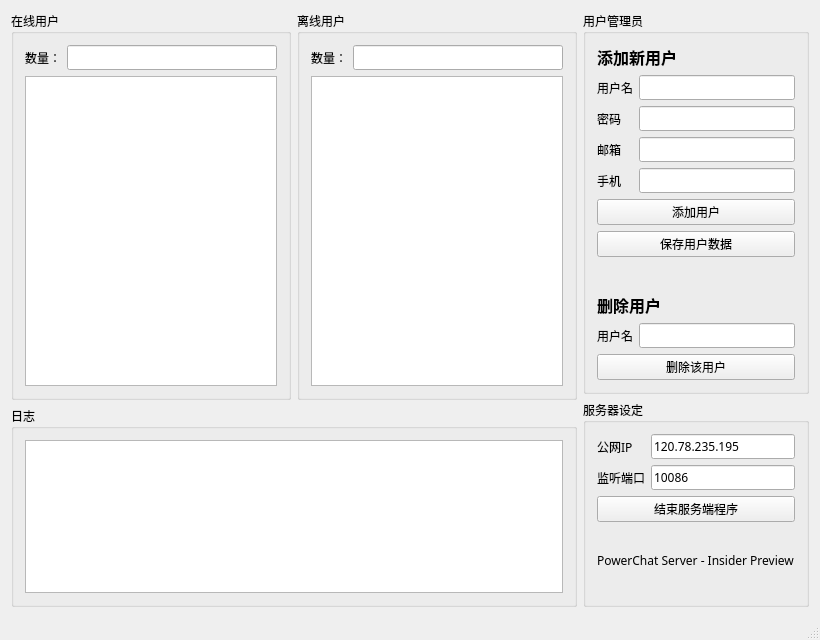
<?xml version="1.0" encoding="UTF-8"?>
<ui version="4.0">
 <class>PowerServer</class>
 <widget class="QMainWindow" name="PowerServer">
  <property name="geometry">
   <rect>
    <x>0</x>
    <y>0</y>
    <width>820</width>
    <height>640</height>
   </rect>
  </property>
  <property name="windowTitle">
   <string>PowerServer</string>
  </property>
  <widget class="QWidget" name="centralWidget">
   <layout class="QGridLayout" name="gridLayout_5">
    <item row="0" column="0" rowspan="2">
     <widget class="QGroupBox" name="groupBox_online">
      <property name="font">
       <font>
        <family>微软雅黑</family>
       </font>
      </property>
      <property name="title">
       <string>在线用户</string>
      </property>
      <layout class="QGridLayout" name="gridLayout">
       <item row="0" column="1">
        <widget class="QLineEdit" name="lineEdit_online">
         <property name="font">
          <font>
           <family>Cascadia Code</family>
          </font>
         </property>
        </widget>
       </item>
       <item row="0" column="0">
        <widget class="QLabel" name="label_online">
         <property name="font">
          <font>
           <family>微软雅黑</family>
          </font>
         </property>
         <property name="text">
          <string>数量：</string>
         </property>
        </widget>
       </item>
       <item row="1" column="0" colspan="2">
        <widget class="QTextBrowser" name="textBrowser_online">
         <property name="font">
          <font>
           <family>Cascadia Code</family>
          </font>
         </property>
        </widget>
       </item>
      </layout>
     </widget>
    </item>
    <item row="0" column="1" rowspan="2">
     <widget class="QGroupBox" name="groupBox_offline">
      <property name="font">
       <font>
        <family>微软雅黑</family>
       </font>
      </property>
      <property name="title">
       <string>离线用户</string>
      </property>
      <layout class="QGridLayout" name="gridLayout_2">
       <item row="0" column="0">
        <widget class="QLabel" name="label_offline">
         <property name="font">
          <font>
           <family>微软雅黑</family>
          </font>
         </property>
         <property name="text">
          <string>数量：</string>
         </property>
        </widget>
       </item>
       <item row="0" column="1">
        <widget class="QLineEdit" name="lineEdit_offline">
         <property name="font">
          <font>
           <family>Cascadia Code</family>
          </font>
         </property>
        </widget>
       </item>
       <item row="1" column="0" colspan="2">
        <widget class="QTextBrowser" name="textBrowser_offline">
         <property name="font">
          <font>
           <family>Cascadia Code</family>
          </font>
         </property>
        </widget>
       </item>
      </layout>
     </widget>
    </item>
    <item row="1" column="2" rowspan="2">
     <widget class="QGroupBox" name="groupBox_settings">
      <property name="font">
       <font>
        <family>微软雅黑</family>
       </font>
      </property>
      <property name="title">
       <string>服务器设定</string>
      </property>
      <layout class="QGridLayout" name="gridLayout_6">
       <item row="0" column="0">
        <widget class="QLabel" name="label_IP">
         <property name="font">
          <font>
           <family>微软雅黑</family>
          </font>
         </property>
         <property name="text">
          <string>公网IP</string>
         </property>
        </widget>
       </item>
       <item row="1" column="1">
        <widget class="QLineEdit" name="lineEdit_port">
         <property name="font">
          <font>
           <family>Cascadia Code</family>
          </font>
         </property>
         <property name="text">
          <string>10086</string>
         </property>
        </widget>
       </item>
       <item row="2" column="0" colspan="2">
        <widget class="QPushButton" name="btn_quit">
         <property name="font">
          <font>
           <family>微软雅黑</family>
          </font>
         </property>
         <property name="text">
          <string>结束服务端程序</string>
         </property>
        </widget>
       </item>
       <item row="1" column="0">
        <widget class="QLabel" name="label_port">
         <property name="font">
          <font>
           <family>微软雅黑</family>
          </font>
         </property>
         <property name="text">
          <string>监听端口</string>
         </property>
        </widget>
       </item>
       <item row="3" column="0" colspan="2">
        <widget class="QLabel" name="label_about">
         <property name="font">
          <font>
           <family>Cascadia Code</family>
          </font>
         </property>
         <property name="text">
          <string>PowerChat Server - Insider Preview</string>
         </property>
        </widget>
       </item>
       <item row="0" column="1">
        <widget class="QLineEdit" name="lineEdit_IP">
         <property name="font">
          <font>
           <family>Cascadia Code</family>
          </font>
         </property>
         <property name="text">
          <string>120.78.235.195</string>
         </property>
        </widget>
       </item>
      </layout>
     </widget>
    </item>
    <item row="2" column="0" colspan="2">
     <widget class="QGroupBox" name="groupBox_log">
      <property name="font">
       <font>
        <family>微软雅黑</family>
       </font>
      </property>
      <property name="title">
       <string>日志</string>
      </property>
      <layout class="QGridLayout" name="gridLayout_3">
       <item row="0" column="0">
        <widget class="QTextBrowser" name="textBrowser_log">
         <property name="font">
          <font>
           <family>Cascadia Code</family>
          </font>
         </property>
        </widget>
       </item>
      </layout>
     </widget>
    </item>
    <item row="0" column="2">
     <widget class="QGroupBox" name="groupBox_admin">
      <property name="font">
       <font>
        <family>微软雅黑</family>
       </font>
      </property>
      <property name="title">
       <string>用户管理员</string>
      </property>
      <layout class="QGridLayout" name="gridLayout_4">
       <item row="9" column="0">
        <spacer name="verticalSpacer">
         <property name="font">
          <font>
           <family>微软雅黑</family>
          </font>
         </property>
         <property name="orientation">
          <enum>Qt::Vertical</enum>
         </property>
         <property name="sizeHint" stdset="0">
          <size>
           <width>20</width>
           <height>70</height>
          </size>
         </property>
        </spacer>
       </item>
       <item row="7" column="0" colspan="2">
        <widget class="QPushButton" name="btn_addUser">
         <property name="font">
          <font>
           <family>微软雅黑</family>
          </font>
         </property>
         <property name="text">
          <string>添加用户</string>
         </property>
        </widget>
       </item>
       <item row="8" column="0" colspan="2">
        <widget class="QPushButton" name="btn_save">
         <property name="font">
          <font>
           <family>微软雅黑</family>
          </font>
         </property>
         <property name="text">
          <string>保存用户数据</string>
         </property>
        </widget>
       </item>
       <item row="2" column="0">
        <widget class="QLabel" name="label_password">
         <property name="font">
          <font>
           <family>微软雅黑</family>
          </font>
         </property>
         <property name="text">
          <string>密码</string>
         </property>
        </widget>
       </item>
       <item row="5" column="0">
        <widget class="QLabel" name="label_phone">
         <property name="font">
          <font>
           <family>微软雅黑</family>
          </font>
         </property>
         <property name="text">
          <string>手机</string>
         </property>
        </widget>
       </item>
       <item row="5" column="1">
        <widget class="QLineEdit" name="lineEdit_phone">
         <property name="font">
          <font>
           <family>Cascadia Code</family>
          </font>
         </property>
        </widget>
       </item>
       <item row="4" column="1">
        <widget class="QLineEdit" name="lineEdit_email">
         <property name="font">
          <font>
           <family>Cascadia Code</family>
          </font>
         </property>
        </widget>
       </item>
       <item row="2" column="1">
        <widget class="QLineEdit" name="lineEdit_password">
         <property name="font">
          <font>
           <family>Cascadia Code</family>
          </font>
         </property>
        </widget>
       </item>
       <item row="11" column="0">
        <widget class="QLabel" name="label_deleteName">
         <property name="font">
          <font>
           <family>微软雅黑</family>
          </font>
         </property>
         <property name="text">
          <string>用户名</string>
         </property>
        </widget>
       </item>
       <item row="11" column="1">
        <widget class="QLineEdit" name="lineEdit_deleteName">
         <property name="font">
          <font>
           <family>Cascadia Code</family>
          </font>
         </property>
        </widget>
       </item>
       <item row="4" column="0">
        <widget class="QLabel" name="label_email">
         <property name="font">
          <font>
           <family>微软雅黑</family>
          </font>
         </property>
         <property name="text">
          <string>邮箱</string>
         </property>
        </widget>
       </item>
       <item row="1" column="1">
        <widget class="QLineEdit" name="lineEdit_userName">
         <property name="font">
          <font>
           <family>Cascadia Code</family>
          </font>
         </property>
        </widget>
       </item>
       <item row="12" column="0" colspan="2">
        <widget class="QPushButton" name="btn_deleteUser">
         <property name="font">
          <font>
           <family>微软雅黑</family>
          </font>
         </property>
         <property name="text">
          <string>删除该用户</string>
         </property>
        </widget>
       </item>
       <item row="1" column="0">
        <widget class="QLabel" name="label_userName">
         <property name="font">
          <font>
           <family>微软雅黑</family>
          </font>
         </property>
         <property name="text">
          <string>用户名</string>
         </property>
        </widget>
       </item>
       <item row="10" column="0" colspan="2">
        <widget class="QLabel" name="label_deleteUser">
         <property name="font">
          <font>
           <family>微软雅黑</family>
           <pointsize>12</pointsize>
           <weight>75</weight>
           <bold>true</bold>
          </font>
         </property>
         <property name="text">
          <string>删除用户</string>
         </property>
        </widget>
       </item>
       <item row="0" column="0" colspan="2">
        <widget class="QLabel" name="label_addNew">
         <property name="font">
          <font>
           <family>微软雅黑</family>
           <pointsize>12</pointsize>
           <weight>75</weight>
           <bold>true</bold>
          </font>
         </property>
         <property name="text">
          <string>添加新用户</string>
         </property>
        </widget>
       </item>
      </layout>
     </widget>
    </item>
   </layout>
  </widget>
  <widget class="QMenuBar" name="menuBar">
   <property name="geometry">
    <rect>
     <x>0</x>
     <y>0</y>
     <width>820</width>
     <height>22</height>
    </rect>
   </property>
  </widget>
  <widget class="QStatusBar" name="statusBar"/>
 </widget>
 <layoutdefault spacing="6" margin="11"/>
 <tabstops>
  <tabstop>lineEdit_userName</tabstop>
  <tabstop>lineEdit_password</tabstop>
  <tabstop>lineEdit_email</tabstop>
  <tabstop>lineEdit_phone</tabstop>
  <tabstop>btn_addUser</tabstop>
  <tabstop>btn_save</tabstop>
  <tabstop>lineEdit_deleteName</tabstop>
  <tabstop>btn_deleteUser</tabstop>
  <tabstop>lineEdit_IP</tabstop>
  <tabstop>lineEdit_port</tabstop>
  <tabstop>btn_quit</tabstop>
  <tabstop>lineEdit_online</tabstop>
  <tabstop>textBrowser_online</tabstop>
  <tabstop>lineEdit_offline</tabstop>
  <tabstop>textBrowser_offline</tabstop>
  <tabstop>textBrowser_log</tabstop>
 </tabstops>
 <resources/>
 <connections/>
</ui>
